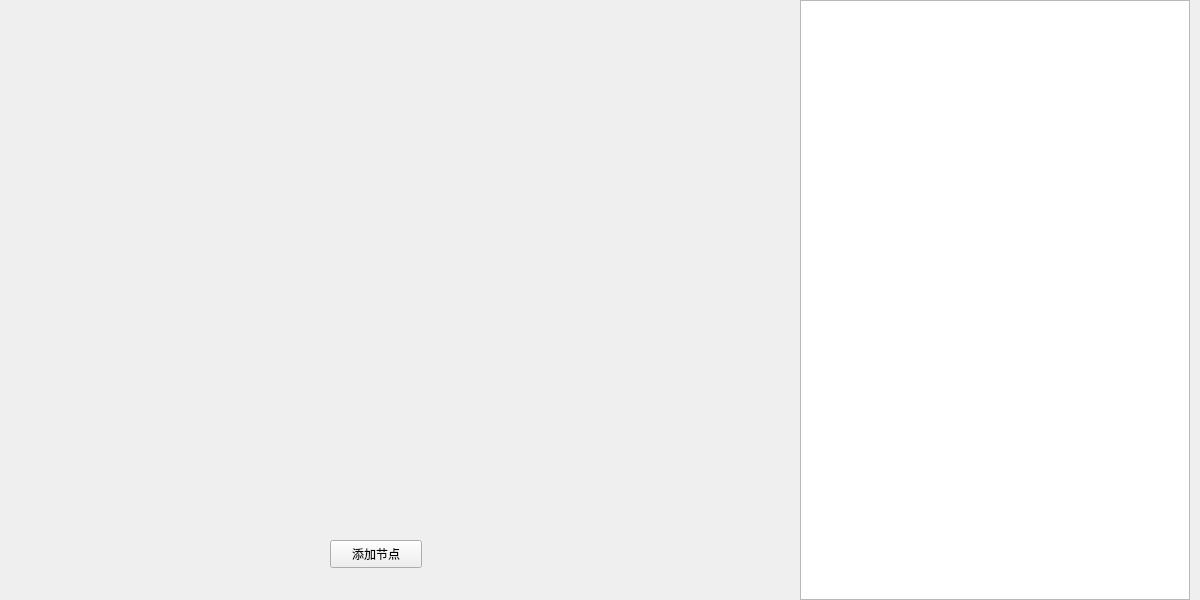
<?xml version="1.0" encoding="UTF-8"?>
<ui version="4.0">
 <class>Widget</class>
 <widget class="QWidget" name="Widget">
  <property name="geometry">
   <rect>
    <x>0</x>
    <y>0</y>
    <width>1200</width>
    <height>600</height>
   </rect>
  </property>
  <property name="windowTitle">
   <string>Widget</string>
  </property>
  <widget class="QPushButton" name="AddNodeButton">
   <property name="geometry">
    <rect>
     <x>330</x>
     <y>540</y>
     <width>92</width>
     <height>28</height>
    </rect>
   </property>
   <property name="text">
    <string>添加节点</string>
   </property>
  </widget>
  <widget class="QTableView" name="tableView">
   <property name="geometry">
    <rect>
     <x>800</x>
     <y>0</y>
     <width>390</width>
     <height>600</height>
    </rect>
   </property>
  </widget>
 </widget>
 <resources/>
 <connections/>
</ui>
